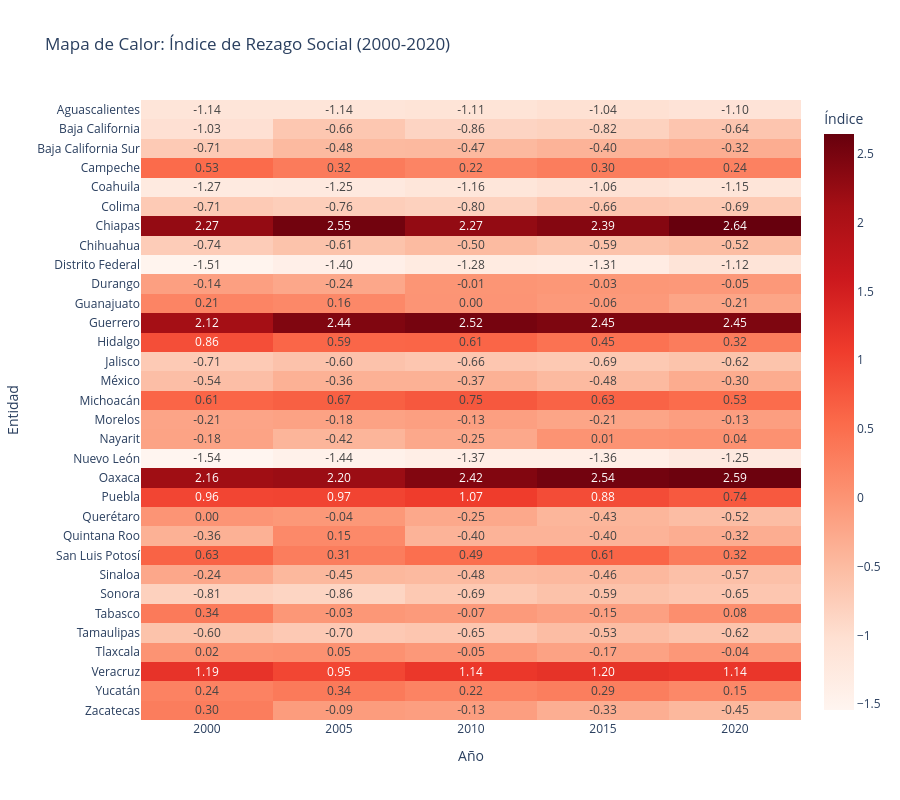

Here is the notebook cell this chart was saved with:
### Code cell
matriz = indiceDeRezagoSocial2000_2020.set_index('Entidad')
fig = px.imshow(
    matriz,
    text_auto='.2f',
    aspect='auto',
    title='Mapa de Calor: Índice de Rezago Social (2000-2020)',
    labels=dict(x='Año', y='Entidad', color='Índice'),
    color_continuous_scale='Reds',
    template='plotly_white'
)
fig.update_layout(height=800)
fig.write_html('mapa_calor_rezago_social.html')
fig.show()

### Figure 1 — Plotly figure (JSON) as saved in the notebook; plotly's stock layout.template omitted (floating-point values rounded to 4 significant figures; data arrays with more than 128 entries replaced by an {"elided": "..."} marker saying what was removed)
{"data": [{"coloraxis": "coloraxis", "hovertemplate": "Año: %{x}<br>Entidad: %{y}<br>Índice: %{z}<extra></extra>", "name": "0", "texttemplate": "%{z:.2f}", "type": "heatmap", "x": ["2000", "2005", "2010", "2015", "2020"], "xaxis": "x", "y": ["Aguascalientes", "Baja California", "Baja California Sur", "Campeche", "Coahuila", "Colima", "Chiapas", "Chihuahua", "Distrito Federal", "Durango", "Guanajuato", "Guerrero", "Hidalgo", "Jalisco", "México", "Michoacán", "Morelos", "Nayarit", "Nuevo León", "Oaxaca", "Puebla", "Querétaro", "Quintana Roo", "San Luis Potosí", "Sinaloa", "Sonora", "Tabasco", "Tamaulipas", "Tlaxcala", "Veracruz", "Yucatán", "Zacatecas"], "yaxis": "y", "z": {"elided": "32x5 float values"}}], "layout": {"coloraxis": {"colorbar": {"title": {"text": "Índice"}}, "colorscale": [[0, "rgb(255,245,240)"], [0.125, "rgb(254,224,210)"], [0.25, "rgb(252,187,161)"], [0.375, "rgb(252,146,114)"], [0.5, "rgb(251,106,74)"], [0.625, "rgb(239,59,44)"], [0.75, "rgb(203,24,29)"], [0.875, "rgb(165,15,21)"], [1, "rgb(103,0,13)"]]}, "height": 800, "title": {"text": "Mapa de Calor: Índice de Rezago Social (2000-2020)"}, "xaxis": {"anchor": "y", "domain": [0, 1], "title": {"text": "Año"}}, "yaxis": {"anchor": "x", "autorange": "reversed", "domain": [0, 1], "title": {"text": "Entidad"}}}}
